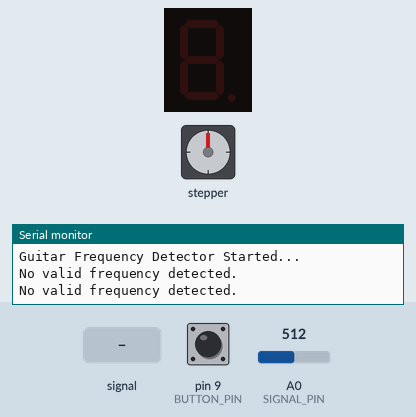
A sketch run on a simulated Arduino Uno, built with avr-gcc and run on an emulated ATmega328P. Shown: stepper motor, 1-digit seven-segment display, the last lines printed to the serial monitor. Wiring (inferred from the names in the program): stepper motor driver (200 steps per turn assumed): step pin 11; direction pin 10; 1-digit 7-segment display, segments lit when HIGH: segments pin 2, pin 3, pin 4, pin 5, pin 6, pin 7, pin 8. Inputs (shaded band) come from the test bench; at power-on: pin 9 (BUTTON_PIN) HIGH, A0 (SIGNAL_PIN) = 512. The segment pins are drawn as the display they are named for.

Above: at 4.2 s.
4.3 s: A0 (SIGNAL_PIN) fed a 200 Hz sine of ±81 counts around its level
At 5.0 s:
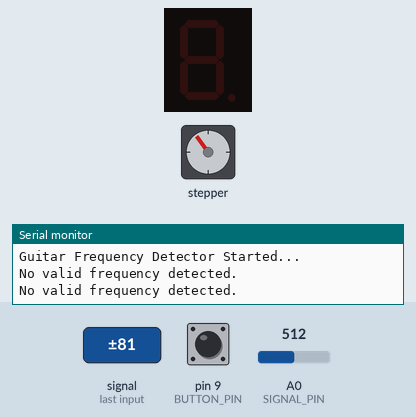
At 6.8 s:
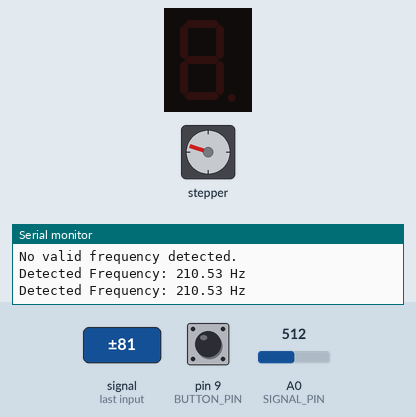
7.7 s: pin 9 (BUTTON_PIN) pulled LOW for 1 s
At 9.3 s:
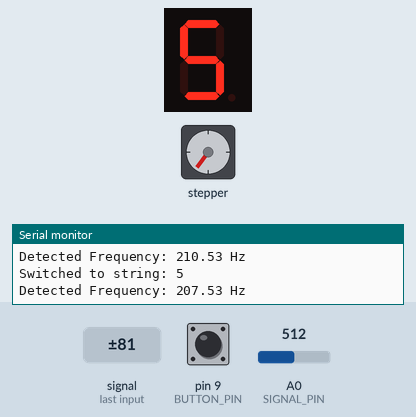
12.1 s: pin 9 (BUTTON_PIN) pulled LOW for 0.15 s
At 13.7 s:
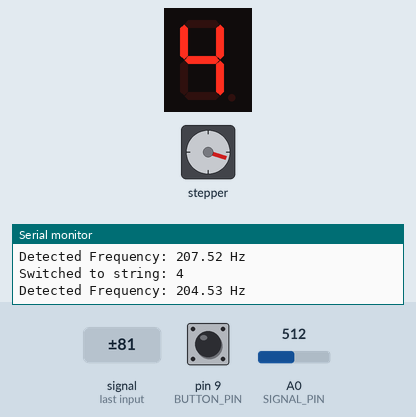
15.6 s: A0 (SIGNAL_PIN) fed a 2 Hz sine of ±306 counts around its level
19.0 s: A0 (SIGNAL_PIN) fed a 1000 Hz sine of ±255 counts around its level
22.4 s: A0 (SIGNAL_PIN) fed a 50 Hz sine of ±306 counts around its level
Timing chart, 0 to 30.5 s (numbered marks = the images above; inputs shaded):
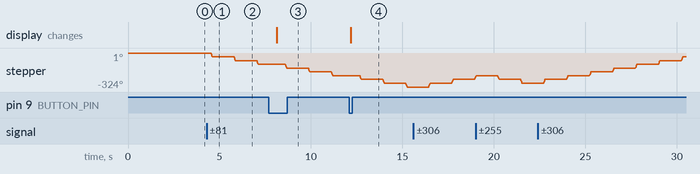

Measured:
- after the input at 4.3 s, stepper: turns 36° counter-clockwise in 0.08 s, then 36° counter-clockwise in 0.08 s, then 36° counter-clockwise in 0.08 s
- after the input at 7.7 s, the display: changes after 0.42 s (image 3)
- after the input at 12.1 s, the display: changes after 0.09 s (image 4)

The sketch:

codeRev4-4-25.ino
```cpp
/******************************************************************************************************************************************
Set Up
Ardiuno UNO
Seven Segment Display
A = pin 2
B = pin 3
C = pin 4
D = pin 5
E = pin 6
F = pin 7
G = pin 8


Button = pin 9

Stepper Motor
10,11

*******************************************************************************************************************************************/
#include <arduinoFFT.h>  // Include the correct FFT library for frequency analysis

#define BUTTON_PIN 9 // Define the pin for the button to switch strings

// Define pin connections & motor's steps per revolution
const int dirPin = 10;
const int stepPin = 11;
const int stepsPerRevolution = 200;

// Seven-segment display pins (assume common cathode setup)
#define SEG_A 2
#define SEG_B 3
#define SEG_C 4
#define SEG_D 5
#define SEG_E 6
#define SEG_F 7
#define SEG_G 8

#define SAMPLES 64             // Number of samples to be taken (must be a power of 2 for FFT)
#define SAMPLING_FREQUENCY 726  // Sampling frequency (Hz) to capture expected guitar frequencies
//#define SAMPLING_FREQUENCY 10000
#define SIGNAL_PIN A0           // Analog input pin to read the guitar string vibrations

// Arrays to store real and imaginary parts of FFT computation
double vReal[SAMPLES];  // Real part of the FFT
double vImag[SAMPLES];  // Imaginary part (initialized to 0)

// Instantiate the FFT object with the required template type and parameters
ArduinoFFT<double> FFT = ArduinoFFT<double>(vReal, vImag, SAMPLES, SAMPLING_FREQUENCY);

int stringNote = 6; // Start with the 6th string (Low E)

// 7-segment display letter mappings
const byte segmentMap[6] = {
  0b00000110, // '1' 'E'
  0b01011011, // '2' 'B'
  0b01001111, // '3' 'G'
  0b01100110, // '4' 'D'
  0b01101101, // '5' 'A'
  0b01111101  // '6' 'e'
};

void displayCharacter(byte character) {
  digitalWrite(SEG_A, (character >> 0) & 1);
  digitalWrite(SEG_B, (character >> 1) & 1);
  digitalWrite(SEG_C, (character >> 2) & 1);
  digitalWrite(SEG_D, (character >> 3) & 1);
  digitalWrite(SEG_E, (character >> 4) & 1);
  digitalWrite(SEG_F, (character >> 5) & 1);
  digitalWrite(SEG_G, (character >> 6) & 1);
}

void setup() {
  Serial.begin(115200);  // Start serial communication at 115200 baud rate for debugging
  delay(3000);
  Serial.println("Guitar Frequency Detector Started...");
  pinMode(BUTTON_PIN, INPUT_PULLUP); // Set button pin as input with pull-up resistor

  // Set seven-segment display pins as output
  pinMode(SEG_A, OUTPUT);
  pinMode(SEG_B, OUTPUT);
  pinMode(SEG_C, OUTPUT);
  pinMode(SEG_D, OUTPUT);
  pinMode(SEG_E, OUTPUT);
  pinMode(SEG_F, OUTPUT);
  pinMode(SEG_G, OUTPUT);

  	// Declare pins as Outputs
	pinMode(stepPin, OUTPUT);
	pinMode(dirPin, OUTPUT);
}

void loop() {
 // Check if button is pressed to cycle through strings
  if (digitalRead(BUTTON_PIN) == LOW) {
    stringNote--; // Move to the next string
    if (stringNote < 1) {
      stringNote = 6; // Loop back to the 6th string if below 1
    }
    displayCharacter(segmentMap[stringNote - 1]); // Display number 1-6
    delay(300); // Debounce delay
    Serial.print("Switched to string: ");
    Serial.println(stringNote);
  }

  // Read SAMPLES number of data points from the analog input
  for (int i = 0; i < SAMPLES; i++) {
    vReal[i] = analogRead(SIGNAL_PIN);  // Read the signal from the guitar string
    vImag[i] = 0;  // Set imaginary part to zero (FFT requires complex input)
    delayMicroseconds(1000000 / SAMPLING_FREQUENCY); // Control sampling rate
  }

  // Apply a Hamming window function to smooth the signal before FFT computation
  FFT.windowing(FFT_WIN_TYP_HAMMING, FFT_FORWARD);

  // Perform the Fast Fourier Transform (FFT)
  FFT.compute(FFT_FORWARD);

  // Convert the complex output of FFT to magnitude spectrum
  FFT.complexToMagnitude();

  // Identify the dominant frequency in the signal
  double peakFrequency = FFT.majorPeak();
  double adjustedFrequency = peakFrequency;  // Store adjusted frequency after correction

   // Ignore frequencies below 50 Hz (to filter out noise)
  if (peakFrequency > 50) {

  // Manually adjust detected frequency based on the specific guitar string
  if (stringNote == 6) {
    adjustedFrequency = peakFrequency - 9;  // Low E string correction
    if (adjustedFrequency < 80.00) { // If frequency is too low, tighten the string
      tuneUp();  // rotate stepper counter clockwise
    }
    if (adjustedFrequency > 84.00) { // If frequency is too high loosen the string
      tuneDown(); //rotate stepper clockwise
    }
  }
  if (stringNote == 5) {
    adjustedFrequency = peakFrequency - 12; // A string correction
        // Simple tuning logic: move stepper motor based on frequency range
    if (adjustedFrequency < 108) { // If frequency is too low, tighten the string
      tuneUp();  // rotate stepper counter clockwise
    }
    if (adjustedFrequency > 112) { // If frequency is too high, loosen the string
      tuneDown(); //rotate stepper clockwise
    }
  }
  if (stringNote == 4) {
    adjustedFrequency = peakFrequency - 15; // D string correction
    if (adjustedFrequency < 144) { // If frequency is too low, tighten the string
      tuneUp();  // rotate stepper counter clockwise
    }
    if (adjustedFrequency > 148) { // If frequency is too high, loosen the string
      tuneDown(); //rotate stepper clockwise
    }
  }
  if (stringNote == 3) {
    adjustedFrequency = peakFrequency - 21.4; // G string correction
    if (adjustedFrequency < 194) { // If frequency is too low, tighten the string
      tuneUp();  // rotate stepper counter clockwise
    }
    if (adjustedFrequency > 198) { // If frequency is too high, loosen the string
      tuneDown(); //rotate stepper clockwise
    }
  }
  if (stringNote == 2) {
    adjustedFrequency = peakFrequency - 27; // B string correction
    if (adjustedFrequency < 244) { // If frequency is too low, tighten the string
      tuneUp();  // rotate stepper counter clockwise
    }
    if (adjustedFrequency > 248) { // If frequency is too high, loosen the string
      tuneDown(); //rotate stepper clockwise
    }
  }
  if (stringNote == 1) {
    adjustedFrequency = peakFrequency - 32; // High E string correction
    if (adjustedFrequency < 328) { // If frequency is too low, tighten the string
      tuneUp();  // rotate stepper counter clockwise
    }
    if (adjustedFrequency > 332) { // If frequency is too high, loosen the string
      tuneDown(); //rotate stepper clockwise
    }
  }

    // Print detected frequency to serial monitor
    Serial.print("Detected Frequency: ");
    Serial.print(adjustedFrequency);
    Serial.println(" Hz");
  } else {
    // If no valid frequency is detected, print a message
    Serial.println("No valid frequency detected.");
  }

  delay(500); // Wait before next sampling cycle to avoid excessive tuning attempts
}

void tuneUp(){
  digitalWrite(dirPin, HIGH);
  for(int x = 0; x < stepsPerRevolution/10; x++)
	  {
		  digitalWrite(stepPin, HIGH);
		  delayMicroseconds(2000);
		  digitalWrite(stepPin, LOW);
		  delayMicroseconds(2000);
	  }
  delay(500);
}

void tuneDown(){
  digitalWrite(dirPin, LOW);
  for(int x = 0; x < stepsPerRevolution/10; x++)
	  {
		  digitalWrite(stepPin, HIGH);
		  delayMicroseconds(2000);
		  digitalWrite(stepPin, LOW);
		  delayMicroseconds(2000);
	  }
  delay(500);
}
```
